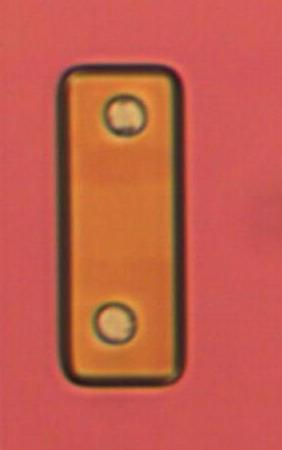
#> input picture capture/liner/img.jpg, 282 x 450 px
$ python 01_grid.py ../liner/img.jpg   (Python 2 division)
#> lines starting #> are read from the running program, lines starting #| are printed output that depends on the picture
#!/usr/bin/env python

'''
Try to cut up image into a grid and threshold each square to see if metal is there
Seems to be reasonably successful
All tests ran with grayscale slice (average)

90_110 result
4 hard errors
    1 possibly caused by dust
    3 due to via being slightly darker than usual
        some of these look just as dark as passes to me
        looks like they were promoted
        idea: after final pass re-eval adjacent threshold more aggressively
2 soft errors
    metal sort of halfway present
    stitching artifact?
1 flagged area remains
    false positive
    seems acceptable to me
No extra metal added
    Any candidates were marked as warnings
    Most were filtered out as spurious
Final counts
  m: 1809
  v: 3591
  u: 6
106c x 51r => 5406 tiles
    overall: 2 errors =>    99.93% accuracy
    metal: 2 errors =>      99.4% accuracy
Seems acceptable for human to fix up and/or DRC it

80
    finds 3/4 of the soft errors


TODO:
Better flag false decoding
    at least 1 bad mistake in test set due to dust
Try with real camera frames: do correction etc
Collect more data
Write a tool to quickly fixup
    Write it with collaboration in mind
    Do client/server
    Adapt to web tech later if possible
'''

#from cv2 import cv
from PIL import Image, ImageDraw, ImageStat
import sys
import time
import os
import shutil
import random
import argparse
import numpy
import pylab
import matplotlib

dbgl = 1

def dbg(s, level = 1):
    if level > dbgl:
        return
    print s

def drange(start, stop=None, step=1.0):
    if stop is None:
        (start, stop) = (0, start)
    r = start
    while r < stop:
        yield r
        r += step

class CVTest():
    def __init__(self, fn, outdir):
        self.fn = fn
        self.outdir = outdir
        # Approx number of pixels per grid unit
        #self.gridp = 29
        self.gridp = 14.44

        # Tag as empty
        '''
        90: at least one missed via at end and one in the middle (not even tagged as warning)
        80: some minor improvements but a lot more warnings
        70: the one big error was fixed but lots of little errors introduced

        Resolution: leave as 90 for now
        Let DRC and/or more advanced rules catch
        '''
        self.threshl = 90
        # Tag as metal
        self.threshh = 110
        # Anything in between is flagged for review
        # might consider a DRC check to try to guess these

    def run(self):
        start = time.time()

        '''
        if os.path.exists(self.outdir):
            shutil.rmtree(self.outdir)
        os.mkdir(self.outdir)
        '''
        if not os.path.exists(self.outdir):
            os.mkdir(self.outdir)

        im = Image.open(self.fn)
#> im is the input picture: PIL image 282x450 RGB; mean R, G, B 195.5, 91.7, 75.4
        print '%s: %dw x %dh' % (self.fn, im.size[0], im.size[1])
#| ../liner/img.jpg: 282w x 450h
        print 'Grid pixel w/h: %s' % self.gridp
        im = im.crop((9, 9, im.size[0], im.size[1]))
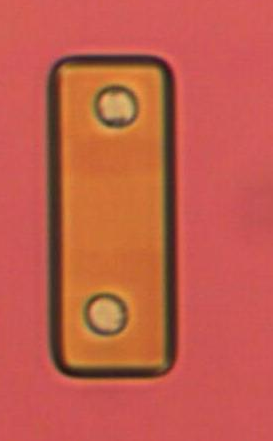
#> im: PIL image 273x441 RGB; mean R, G, B 194.7, 91.8, 74.8
        print im
#| <PIL.Image.Image image mode=RGB size=273x441 at 0x7F5D80A23990>
        print 'crop: %dw x %dh' % (im.size[0], im.size[1])
#| crop: 273w x 441h

        self.grid_lines(im)
        #self.stat(im)
        #self.viz(im)
        self.viz_drc(im)
        #self.final(im)

        end = time.time()
        dbg('Runtime: %0.3f sec' % (end - start,))

    def grid_lines(self, im):
        '''Draw a grid onto the image to see that it lines up'''
        print 'grid_lines()'
        im = im.copy()
        draw = ImageDraw.Draw(im)
        for x in drange(0, im.size[0], self.gridp):
            x = int(x)
            draw.line((x, 0, x, im.size[1]), fill=128)
        for y in drange(0, im.size[1], self.gridp):
            y = int(y)
            draw.line((0, y, im.size[0], y), fill=128)
        del draw
        im.save(os.path.join(self.outdir, 'grid.png'))
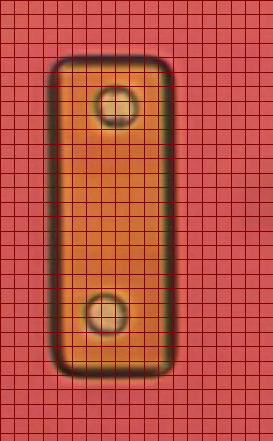
#> saved as grid.png: PIL image 273x441 RGB; mean R, G, B 185.8, 79.5, 64.7
        del im

    # [91 lines left out: functions stat, viz, not called in this run]

    def viz_drc(self, im):
        '''Like above except try to do DRC to filter out false positives'''
        print 'viz()'
        means = {'r': [], 'g': [],'b': [],'u': []}

        threshm = {}
        c2x = {}
        r2y = {}

        r = 0
        for y in drange(0, im.size[1], self.gridp):
            y = int(y)
            r2y[r] = y
            c = 0
            for x in drange(0, im.size[0], self.gridp):
                x = int(x)
                c2x[c] = x

                # TODO: look into using mask
                # I suspect this is faster
                imxy = im.crop((x, y, x + int(self.gridp), y + int(self.gridp)))
                mean = ImageStat.Stat(imxy).mean
                mmean = sum(mean[0:3])/3.0
                means['r'].append(mean[0])
                means['g'].append(mean[1])
                means['b'].append(mean[2])
                means['u'].append(mmean)
                #print 'x%0.4d y%0.4d:     % 8.3f % 8.3f % 8.3f % 8.3f % 8.3f' % (x, y, mean[0], mean[1], mean[2], mean[3], mmean)
                threshm[(c, r)] = mmean
                c += 1
            r += 1

        cols = c
        rows = r
        print 'Design grid: %dc x %dr' % (cols, rows)
        def rowcol():
            for c in xrange(cols):
                for r in xrange(rows):
                    yield (c, r)

        viz = im.copy()
        draw = ImageDraw.Draw(viz)

        def bitmap_save(bitmap, fn):
            bitmap2fill = {
                    'v':'black',
                    'm':'blue',
                    'u':'orange',
                    }
            for c, r in rowcol():
                fill = bitmap2fill[bitmap[(c, r)]]
                x = c2x[c]
                y = r2y[r]
                draw.rectangle((x, y, x + int(self.gridp), y + int(self.gridp)), fill=fill)

            viz.save(fn)

        print

        def gen_bitmap(threshl, threshh):
            '''
            m: metal
            v: void / nothing
            u: unknown
            '''
            bitmap = {}

            print 'Generating bitmap'
            # looks ugly due to non-integer pitch + randomized order
            #for (c, r), thresh in threshm.iteritems():
            unk_open = set()
            for c, r in rowcol():
                thresh = threshm[(c, r)]
                x = c2x[c]
                y = r2y[r]
                # The void
                if thresh <= threshl:
                    bitmap[(c, r)] = 'v'
                # Pretty metal
                elif thresh >= threshh:
                    bitmap[(c, r)] = 'm'
                # WTFBBQ
                else:
                    bitmap[(c, r)] = 'u'
                    unk_open.add((c, r))
            return (bitmap, unk_open)
        (bitmap, unk_open) = gen_bitmap(self.threshl, self.threshh)

        print 'Unknown (initial): %d' % len(unk_open)
        bitmap_save(bitmap, os.path.join(self.outdir, 'viz_drc_01_init.png'))

        print

        '''
        If an unknown is surrounded by void eliminate it
        Its very likely noise
        '''
        print 'Looking for lone unknowns'
        def filt_unk_lone(bitmap, unk_open):
            for c, r in set(unk_open):
                # look for adjacent
                if     (bitmap.get((c - 1, r), 'v') == 'v' and bitmap.get((c + 1, r), 'v') == 'v' and
                        bitmap.get((c, r - 1), 'v') == 'v' and bitmap.get((c, r + 1), 'v') == 'v'):
                    print '  Unknown %dc, %dr rm: lone' % (c, r)
                    bitmap[(c, r)] = 'v'
                    unk_open.discard((c, r))
        filt_unk_lone(bitmap, unk_open)
        print 'Unknown (post-lone): %d' % len(unk_open)
        bitmap_save(bitmap, os.path.join(self.outdir, 'viz_drc_02_lone.png'))

        def has_around(bitmap, c, r, t, d='v'):
            return (bitmap.get((c - 1, r), d) == t or bitmap.get((c + 1, r), d) == t or
                        bitmap.get((c, r - 1), d) == t or bitmap.get((c, r + 1), d) == t)

        print

        '''
        If a single unknown is on a contiguous strip of metal its likely a via has distorted it
        Note: this will ocassionally cause garbage to incorrectly merge nets
        '''
        def munge_unk_cont(bitmap, unk_open):
            for c, r in set(unk_open):
                # Abort if any adjacent unknowns
                if has_around(bitmap, c, r, 'u'):
                    continue
                # Is there surrounding metal?
                if not has_around(bitmap, c, r, 'm'):
                    continue
                print '  Unknown %dc, %dr => m: join m' % (c, r)
                bitmap[(c, r)] = 'm'
                unk_open.discard((c, r))

        print 'Looking for lone unknowns'
        munge_unk_cont(bitmap, unk_open)
        print 'Unknown (post-cont): %d' % len(unk_open)
        bitmap_save(bitmap, os.path.join(self.outdir, 'viz_drc_03_cont.png'))

        print

        '''
        Try to propagate using more aggressive threshold after initial truth is created that we are pretty confident in
        Any warnings in aggressive adjacent to metal in baseline are taken as truth
        '''
        print 'prop_ag()'
        def prop_ag(bitmap, bitmap_ag):
            for c, r in rowcol():
                # Skip if nothing is there
                if bitmap_ag[(c, r)] == 'v':
                    continue
                # Do we already think something is there?
                if bitmap[(c, r)] == 'm':
                    continue
                # Is there something to extend?
                if not has_around(bitmap, c, r, 'm'):
                    continue
                print '  %dc, %dr => m: join m' % (c, r)
                bitmap[(c, r)] = 'm'

        # above 10 generated false positives
        # below 9 lost one of the fixes
        # keep at 9 for now as it stil has some margin
        bitmap_ag, _unk_open = gen_bitmap(self.threshl - 9, self.threshh)
        bitmap_save(bitmap_ag, os.path.join(self.outdir, 'viz_drc_04-1_ag.png'))
        prop_ag(bitmap, bitmap_ag)
        print 'Unknown (post-ag): %d' % len(unk_open)
        bitmap_save(bitmap, os.path.join(self.outdir, 'viz_drc_04-2_ag.png'))

        print
        print 'Final counts'
        for c in 'mvu':
            print '  %s: %d' % (c, len(filter(lambda k: k == c, bitmap.values())))

    # [5 lines left out: function final, not called in this run]

if __name__ == '__main__':
    parser = argparse.ArgumentParser(description='CV test')
    parser.add_argument('fn_in', help='image file to process')
    args = parser.parse_args()

    cvt = CVTest(args.fn_in, os.path.splitext(args.fn_in)[0])
    cvt.run()
#> ``:
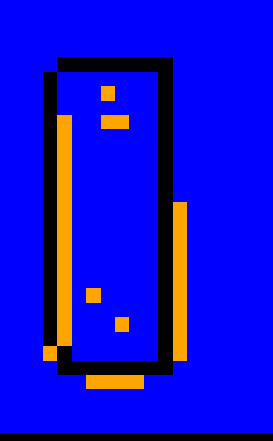
#> saved as viz_drc_01_init.png: PIL image 273x441 RGB; mean R, G, B 16.4, 10.6, 209.1
#> ``:
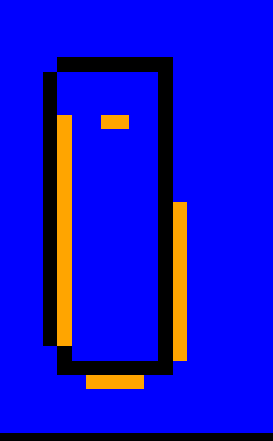
#> saved as viz_drc_03_cont.png: PIL image 273x441 RGB; mean R, G, B 14.6, 9.4, 210.9
#> ``:
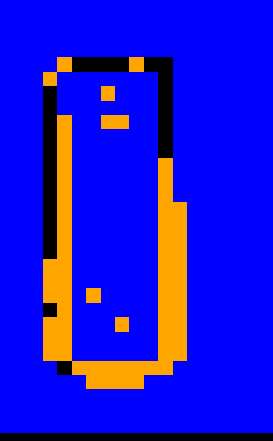
#> saved as viz_drc_04-1_ag.png: PIL image 273x441 RGB; mean R, G, B 29.9, 19.3, 209.1
#> ``:
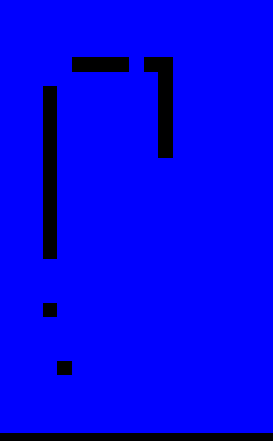
#> saved as viz_drc_04-2_ag.png: PIL image 273x441 RGB; mean R, G, B 0, 0, 238.9

$ run again, on stitch/test/bad_picture/c0_r0.jpg
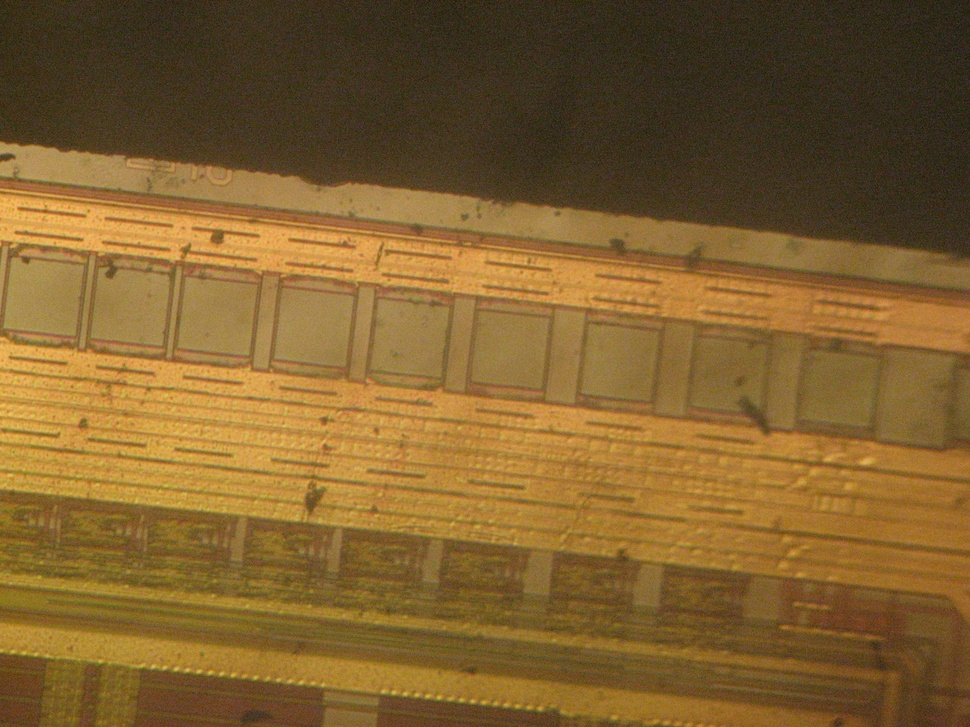
#> input picture stitch/test/bad_picture/c0_r0.jpg, 970 x 727 px, shrunk from 2816 x 2112 before the run
#> in run, im is the input picture: PIL image 970x727 RGB; mean R, G, B 128.7, 96.8, 47
#| ../../stitch/test/bad_picture/c0_r0.jpg: 970w x 727h
#> im: PIL image 961x718 RGB
#| <PIL.Image.Image image mode=RGB size=961x718 at 0x7F5D8090A550>
#| crop: 961w x 718h
#> in grid_lines, `im.save(os.path.join(self.outdir, 'grid.png'))`:
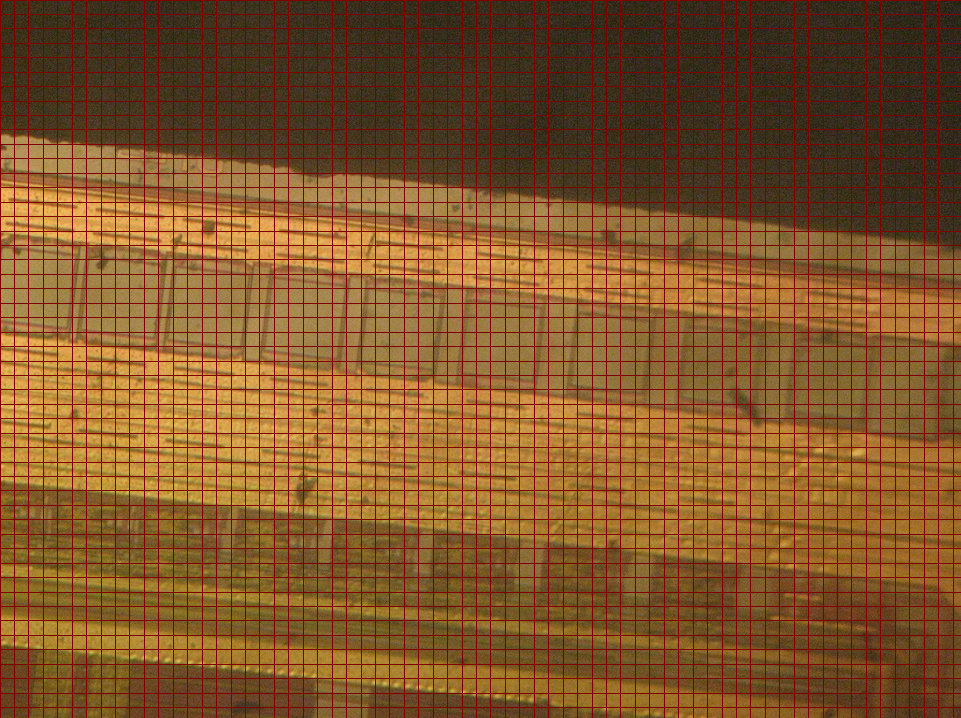
#> saved as grid.png: PIL image 961x718 RGB; mean R, G, B 129.4, 84.3, 40.9
#> ``:
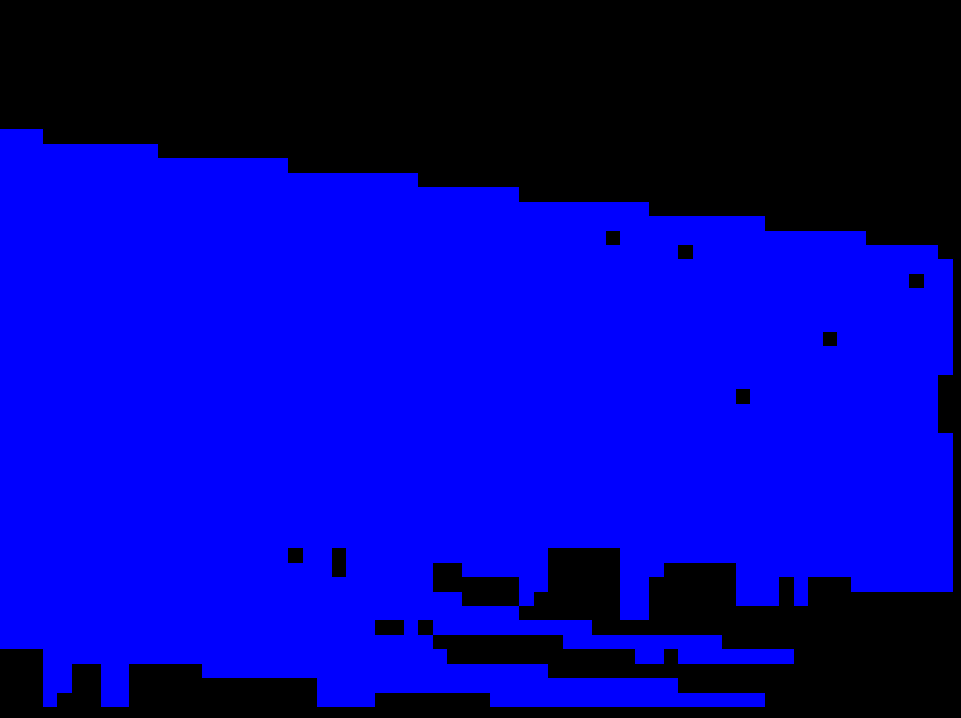
#> saved as viz_drc_04-2_ag.png: PIL image 961x718 RGB; mean R, G, B 0, 0, 159.2
